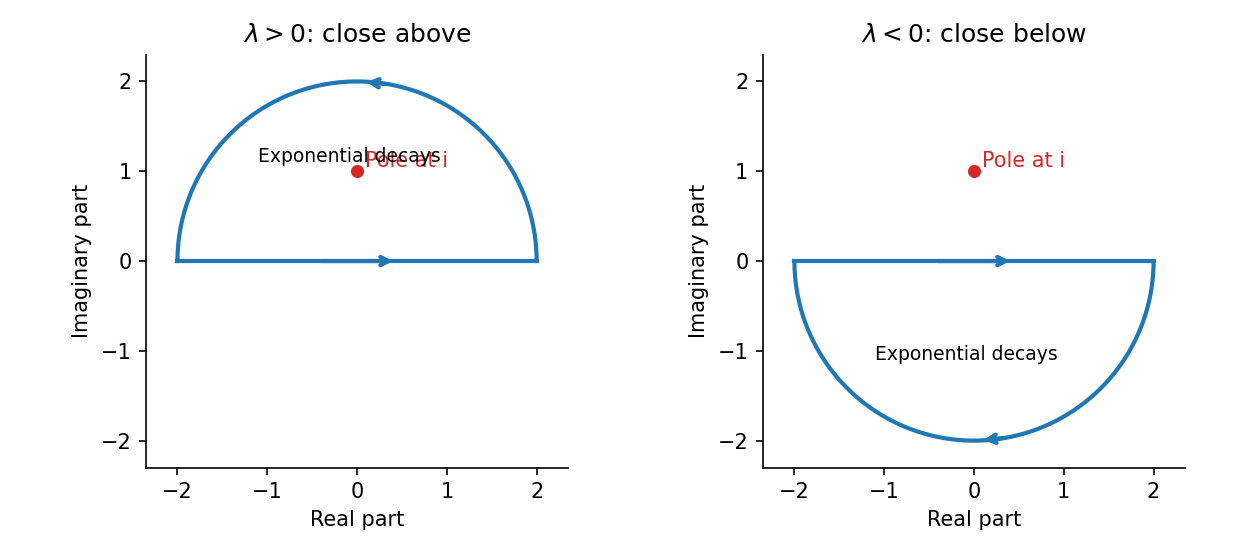

Generate this figure with Python:
"""Python 3.14; NumPy and Matplotlib in ../pyproject.toml. Output in CWD."""
import numpy as np
import matplotlib
matplotlib.use("Agg")
import matplotlib.pyplot as plt
fig,axs=plt.subplots(1,2,figsize=(8.4,3.7),facecolor="white")
for ax,sgn,title in zip(axs,[1,-1],[r"$\lambda>0$: close above",r"$\lambda<0$: close below"]):
 t=np.linspace(0,sgn*np.pi,500)
 z=2*np.exp(1j*t)
 ax.plot([-2,2],[0,0],color="C0",lw=2)
 ax.plot(z.real,z.imag,color="C0",lw=2)
 ax.annotate("",xy=(.45,0),xytext=(-.45,0),arrowprops=dict(arrowstyle="->",color="C0",lw=2))
 k=220
 ax.annotate("",xy=(z[k+25].real,z[k+25].imag),xytext=(z[k].real,z[k].imag),arrowprops=dict(arrowstyle="->",color="C0",lw=2))
 ax.scatter([0],[1],color="C3",s=28)
 ax.text(.09,1.05,"Pole at i",color="C3")
 ax.text(-1.1,sgn*1.1,"Exponential decays",fontsize=9)
 ax.set(xlim=(-2.35,2.35),ylim=(-2.3,2.3),title=title,xlabel="Real part",ylabel="Imaginary part")
 ax.set_aspect("equal");ax.spines[["top","right"]].set_visible(False)
fig.tight_layout();fig.savefig("2008-fourier-contours.png",dpi=150,facecolor="white")
